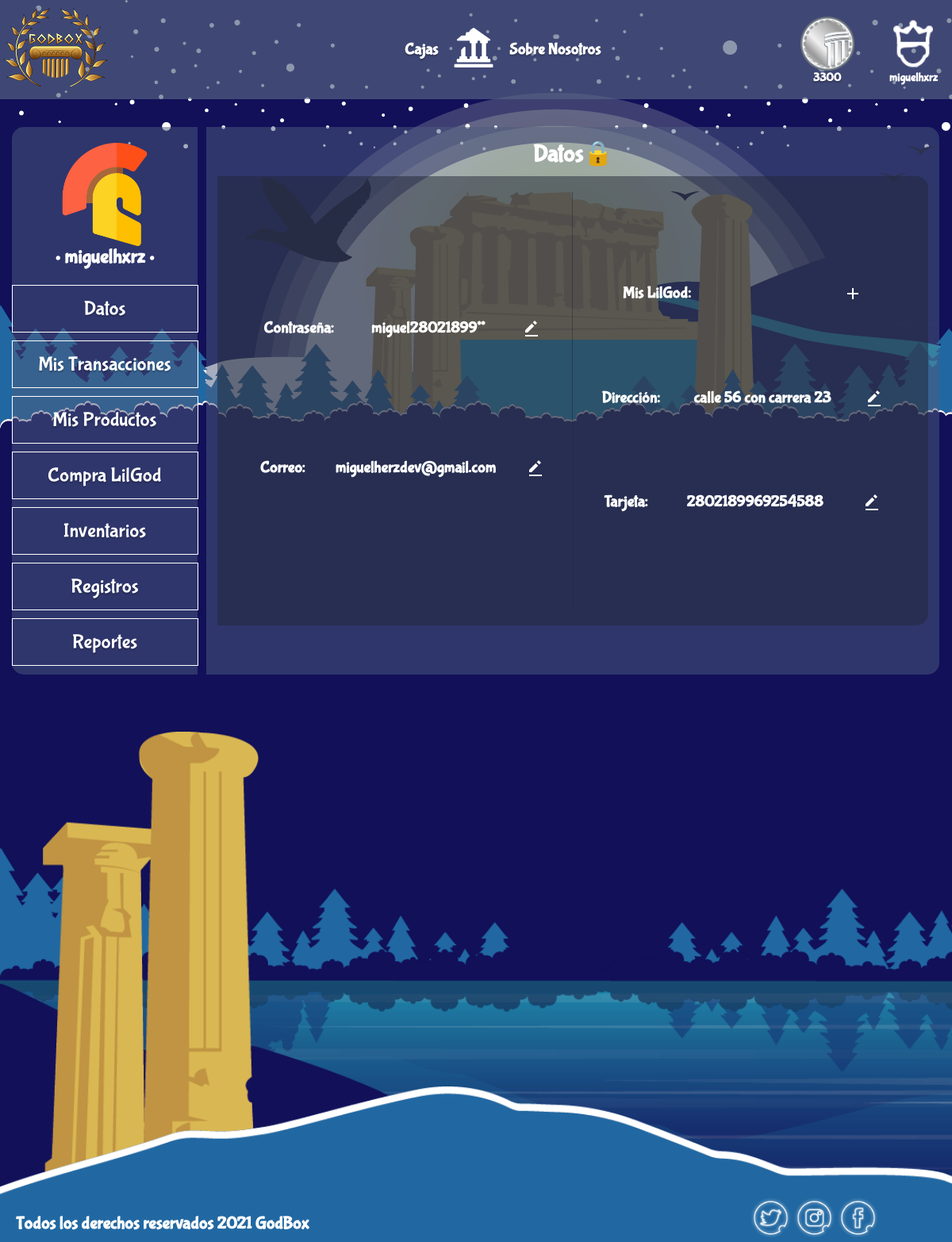
The app's page /view/admin_page.php (signed in) with its own data.
### tables this page shows
CREATE TABLE `users` (
  `username` varchar(45) NOT NULL,
  `password` varchar(45) NOT NULL,
  `coins` int(11) NOT NULL,
  `id` varchar(45) NOT NULL,
  `email` varchar(45) NOT NULL,
  `address` varchar(45) NOT NULL,
  `birth` varchar(45) NOT NULL,
  `fecha de registro` varchar(11) NOT NULL
);

CREATE TABLE `payment` (
  `id` varchar(45) NOT NULL,
  `type` varchar(45) NOT NULL,
  `number` varchar(19) NOT NULL,
  `expiration date` varchar(20) NOT NULL,
  `cvv` varchar(3) NOT NULL
);

### model/connect_db.php (called while the page is built, shortened)
<?php
class connect_db {
  var $conection;
  function __construct () {
    $server_conect = "localhost";
    $username = "root";
    $password = "123456789";
    $use_db = "godbox";
    $this->conection = new mysqli($server_conect, $username, $password, $use_db);
  }
  function add_instruc($instruct) {
    return $this->conection->query($instruct);
  }
}
?>

### model/user.php (called while the page is built, shortened)
<?php
  class user {
  private $data_base;
  function __construct() {
    $this->data_base= new connect_db();
  }
    function GetByUsername($username){
      $query_send = "SELECT `username`, `password`, `id`, `email`, `address` FROM `users` WHERE  `username` = '$username'";
      $question = $this->data_base->add_instruc($query_send);
      return $question;
    }
    function getCoinsdb($username){
      $query_send = "SELECT `coins` FROM `users` WHERE `username` = '".$username."'";
      $question =  $this->data_base->add_instruc($query_send);
      if(mysqli_num_rows($question) > 0){
         $rows = mysqli_fetch_array($question);
         return $rows['coins'];
      }else {
        return 0;
      }
    }
}
?>

### model/credit_card.php (called while the page is built, shortened)
<?php
require_once('../model/connect_db.php');
class credit_card {
  private $data_base;
  function credit_card() {
    $this->data_base=new connect_db();
  }
  function GetCCbyid($id){
    $query_send = "SELECT `id`, `type`, `number`, `expiration date`, `cvv` FROM `payment` WHERE  `id` = '$id'";
    $question = $this->data_base->add_instruc($query_send);
    return $question;
  }
}
?>

### view/admin_page.php (the view, shortened to what this page needs)
<?php
require_once('../model/user.php');
require_once('../model/credit_card.php');
?>
<!DOCTYPE html>
<html lang="en">
<head>
  <link rel="stylesheet" href="../css/admin_page.css">
</head>
<body>
       <?php include($header);
       $user = new user;
      $question = $user->GetByUsername($_SESSION['user']);
       while ($row = mysqli_fetch_array($question)):?>
     <main class="container">
        <section class="panel__container">
          <articles class="admin__container">
            <div class="admin__profile">
              <figure class="admin__ico-container">
                <img src="../assets/icons/casco.png" alt="" title="">
              </figure>
              <h4 class="title"><?php echo $_SESSION['user']?></h4>
            </div>
            <div class="select__reports">
                <a href="../view/admin_page.php"><div class="btn__report">Datos</div></a>
                <a href="../view/transaciones_admin.php"><div class="btn__report">Mis Transacciones</div></a>
                <a href="../view/productos_admin.php"><div class="btn__report">Mis Productos</div></a>
                <a href="../view/buy_coins.php"><div class="btn__report">Compra LilGod</div></a>
                <a href="../view/inventarios.php"><div class="btn__report">Inventarios</div></a>
                <a href="../view/registros.php"><div class="btn__report">Registros</div></a>
                <a href="../view/reportes_admin.php"><div class="btn__report">Reportes</div></a>
            </div>
        </articles>
      </section>
      <section class="reports__container">
      <h4 class="title">Datos🔒</h4>
          <div class="put__reports">
            <div class="essencial__crud">
              <div class="crud password">
                <h4>Contraseña:</h4> <h4 class="respuesta"><?php echo $row["password"];?></h4>
                <a href="../CRUD/update-password-admin.php"><img src="../assets/icons/bx-edit-alt.svg" alt="editar" title="editar contraseña"></a>
              </div>
              <div class="crud email">
                <h4>Correo:</h4> <h4 class="respuesta"><?php echo $row["email"];?></h4>
                <a href="../CRUD/update-email-admin.php"><img src="../assets/icons/bx-edit-alt.svg" alt="editar" title="editar correo"></a>
              </div>
            </div>
            <div class="other__crud">
              <div class="crud LilGod">
                <h4>Mis LilGod:</h4> <h4 class="respuesta"><?echo $row["coins"];?></h4>
                <a href="../view/buy_coins.php"><img src="../assets/icons/outline_add_white_24dp.png" alt="Comprar Más" title="Comprar Más"></a>
              </div>
              <div class="crud address">
                <h4>Dirección:</h4> <h4 class="respuesta"><?php echo $row["address"];?></h4>
                <a href="../CRUD/update-address-admin.php"><img src="../assets/icons/bx-edit-alt.svg" alt="editar" title="editar direccion"></a>
              </div>
              <div class="crud credit-card">
              <h4>Tarjeta:</h4>
              <?php
                $CC = new credit_card;
                $id = $row['id'];
                $question = $CC->GetCCbyid($id);
                while ($fila = mysqli_fetch_array($question)){?>
                <h4 class="respuesta"><?php echo $fila['number'];?></h4>
                <?php }?>
                <form action="../CRUD/update-card_register.php" method="post">
                  <button type="submit" class ="boton-submit">
                  <a href=""><img src="../assets/icons/bx-edit-alt.svg" alt="editar" title="editar address"></a>
                  </button>
                </form>
              </div>
              <?php endwhile ?>
            </div>
          </div>
      </section>
    </main>
    <footer class="footer">
      <h3 class="footer__text">Todos los derechos reservados 2021 GodBox</h3>
      <div class="footer__social-media">
        <div class="footer_img-contaienr"><img src="../assets/icons/twitter.png" alt="twitter"></div>
        <div class="footer_img-contaienr"><img src="../assets/icons/instagram.png" alt="instagram"></div>
        <div class="footer_img-contaienr"><img src="../assets/icons/facebook.png" alt="facebook"></div>
      </div>
    </footer>
</body>
</html>

### partials/header-user.php (shortened to what this page needs)
<?php
    require_once('../model/connect_db.php');
    require_once('../model/user.php');
    $user = new user();
    $username = $_SESSION['user'];
    $coins = $user->getCoinsdb($username);
?>
<header class="header-u">
        <div class="container-header-u">
            <section class="logo-a">
                <img src="../assets/img/Logo-rezised.png" alt="">
            </section>
            <section class="center-title-u">
                <div class="boxes-link-u">
                    <a href="../view/Boxes.php">
                        <h4>Cajas</h4>
                    </a>
                </div>
                <div class="ico-header-u">
                    <a href="../index.php">
                        <img src="../assets/icons/Home.png" alt="">
                    </a>
                </div>
                <div class="about-link-u">
                    <a href="../view/About-us.php">
                        <h4>Sobre Nosotros</h4>
                    </a>
                </div>
            </section>
            <section class="options-u">
                <div class="link-u">
                    <ul class="btn-menu-u">
                    <a href="../view/buy_coins.php">
                        <img src="../assets/icons/coin.png" alt="" class="item-u">
                        <?php echo "<h3 class ='name'>".$coins."</h3>"?>
                    </a>
                    <li class="item-nav"><img src="../assets/icons/user.png" alt="" class="item-u">
                    <?php echo "<h3 class ='name' id='user_username'>".$_SESSION['user']."</h3>"?>
                    </li>
                    </ul>
                </div>
            </section>
        </div>
    </header>

### records on screen
users: coins "3300", password "miguel28021899**", email "miguelherzdev@gmail.com", address "calle 56 con carrera 23"
payment: number "2802189969254588"

### other values on screen
$_SESSION['user'] "miguelhxrz"
